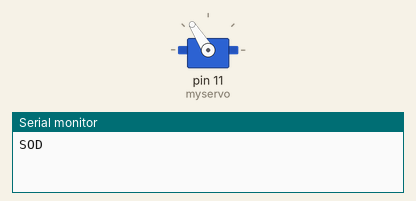
Recording of a sketch running on a simulated Arduino Uno, built with avr-gcc and run on an emulated ATmega328P. Parts: servo, the last lines printed to the serial monitor.

Above: at 0.05 s.
At 1.4 s:
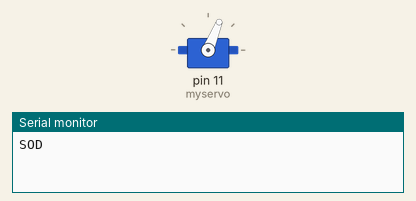
At 2.8 s:
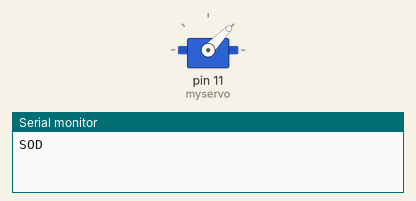
At 5.6 s:
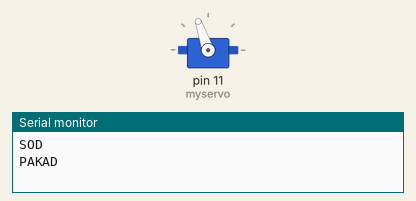
Timing chart, 0 to 10.3 s (numbered marks = the images above):
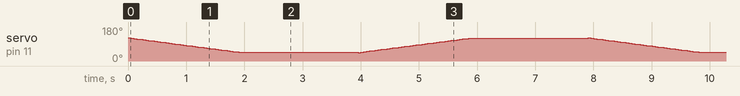

The sketch:

stepper_apr21a.ino
```cpp
#include <Servo.h>
Servo myservo;

int pos = 0;

void setup() {
  myservo.attach(11);
  Serial.begin(9600);
}
void sod()
{
  Serial.println("SOD");
  for (pos = 122; pos >= 45; pos -= 2)
  {
    myservo.write(pos);
    delay(50);
  }
}
void pakad()
{ Serial.println("PAKAD");
  for (pos = 45; pos <= 122; pos += 2)
  {
    myservo.write(pos);
    delay(50);
  }
}
void loop()
{
  //  myservo.write(90);

  sod();
  delay(2000);
  pakad();
  delay(2000);

}
```
